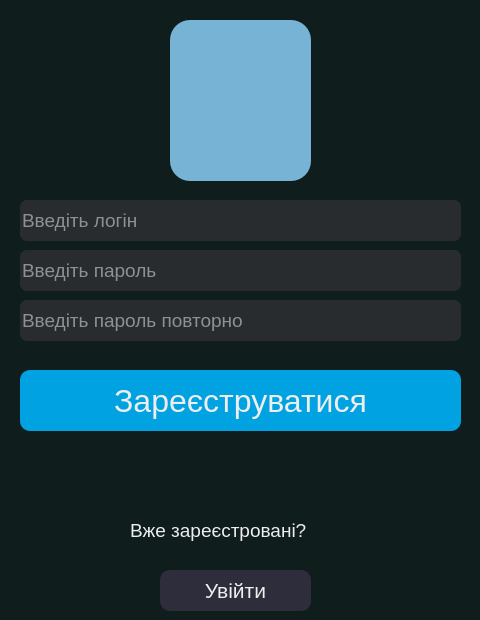
<?xml version="1.0" encoding="UTF-8"?>
<ui version="4.0">
 <class>Dialog</class>
 <widget class="QDialog" name="Dialog">
  <property name="geometry">
   <rect>
    <x>0</x>
    <y>0</y>
    <width>480</width>
    <height>620</height>
   </rect>
  </property>
  <property name="windowTitle">
   <string>Dialog</string>
  </property>
  <property name="styleSheet">
   <string notr="true">background-color: rgb(15, 29, 29);</string>
  </property>
  <widget class="QLineEdit" name="emailfield">
   <property name="geometry">
    <rect>
     <x>20</x>
     <y>200</y>
     <width>441</width>
     <height>41</height>
    </rect>
   </property>
   <property name="styleSheet">
    <string notr="true">color: rgb(243, 243, 243);
font-size:14pt;
background-color: rgba(47,49,52,200);
border-radius:7px;
border-bottom-color:rgba(46,82,101,255)</string>
   </property>
   <property name="placeholderText">
    <string>Введіть логін</string>
   </property>
  </widget>
  <widget class="QPushButton" name="signupbutton">
   <property name="geometry">
    <rect>
     <x>20</x>
     <y>370</y>
     <width>441</width>
     <height>61</height>
    </rect>
   </property>
   <property name="styleSheet">
    <string notr="true">QPushButton {
	background-color: rgb(0, 162, 226);
	color: rgb(238, 238, 238);
	font-size:24pt;
	border-radius: 10px;
}
QPushButton:hover{
    background-color: rgb(50, 130, 148);
}
QPushButton:pressed{
    background-color: rgb(145, 118, 148);
}</string>
   </property>
   <property name="text">
    <string>Зареєструватися</string>
   </property>
  </widget>
  <widget class="QLineEdit" name="passwordfield">
   <property name="geometry">
    <rect>
     <x>20</x>
     <y>250</y>
     <width>441</width>
     <height>41</height>
    </rect>
   </property>
   <property name="styleSheet">
    <string notr="true">color: rgb(243, 243, 243);
font-size:14pt;
background-color: rgba(47,49,52,200);
border-radius:7px;
border-bottom-color:rgba(46,82,101,255)</string>
   </property>
   <property name="placeholderText">
    <string>Введіть пароль</string>
   </property>
  </widget>
  <widget class="QLabel" name="label_5">
   <property name="enabled">
    <bool>true</bool>
   </property>
   <property name="geometry">
    <rect>
     <x>170</x>
     <y>20</y>
     <width>141</width>
     <height>161</height>
    </rect>
   </property>
   <property name="font">
    <font>
     <pointsize>60</pointsize>
    </font>
   </property>
   <property name="layoutDirection">
    <enum>Qt::LeftToRight</enum>
   </property>
   <property name="styleSheet">
    <string notr="true">background-color: rgb(119, 179, 212);
border-radius: 20px;
</string>
   </property>
   <property name="text">
    <string/>
   </property>
   <property name="pixmap">
    <pixmap resource="forqt.qrc">:/pencil/icon/pencil.png</pixmap>
   </property>
   <property name="scaledContents">
    <bool>false</bool>
   </property>
   <property name="alignment">
    <set>Qt::AlignCenter</set>
   </property>
   <property name="wordWrap">
    <bool>false</bool>
   </property>
  </widget>
  <widget class="QLineEdit" name="confirmpasswordfield">
   <property name="geometry">
    <rect>
     <x>20</x>
     <y>300</y>
     <width>441</width>
     <height>41</height>
    </rect>
   </property>
   <property name="styleSheet">
    <string notr="true">color: rgb(243, 243, 243);
font-size:14pt;
background-color: rgba(47,49,52,200);
border-radius:7px;
border-bottom-color:rgba(46,82,101,255)</string>
   </property>
   <property name="placeholderText">
    <string>Введіть пароль повторно</string>
   </property>
  </widget>
  <widget class="QLabel" name="label_4">
   <property name="geometry">
    <rect>
     <x>130</x>
     <y>510</y>
     <width>251</width>
     <height>41</height>
    </rect>
   </property>
   <property name="styleSheet">
    <string notr="true">color: rgb(238, 238, 238);
font-size:14pt;
</string>
   </property>
   <property name="text">
    <string>Вже зареєстровані?</string>
   </property>
  </widget>
  <widget class="QPushButton" name="goinbutton">
   <property name="geometry">
    <rect>
     <x>160</x>
     <y>570</y>
     <width>151</width>
     <height>41</height>
    </rect>
   </property>
   <property name="styleSheet">
    <string notr="true">QPushButton {
	color: rgb(238, 238, 238);
	border-radius: 10px;
	background-color: rgb(45, 45, 59);
	font-size:16pt;
}
QPushButton:hover{
	background-color: rgb(20, 45, 70);
}
QPushButton:pressed{
	background-color: rgb(45, 45, 59);
}</string>
   </property>
   <property name="text">
    <string>Увійти</string>
   </property>
  </widget>
  <widget class="QLabel" name="errorla">
   <property name="geometry">
    <rect>
     <x>30</x>
     <y>450</y>
     <width>431</width>
     <height>41</height>
    </rect>
   </property>
   <property name="styleSheet">
    <string notr="true">color: rgb(255, 39, 32);
font-size:16pt;
</string>
   </property>
   <property name="text">
    <string/>
   </property>
  </widget>
 </widget>
 <resources>
  <include location="forqt.qrc"/>
 </resources>
 <connections/>
</ui>
